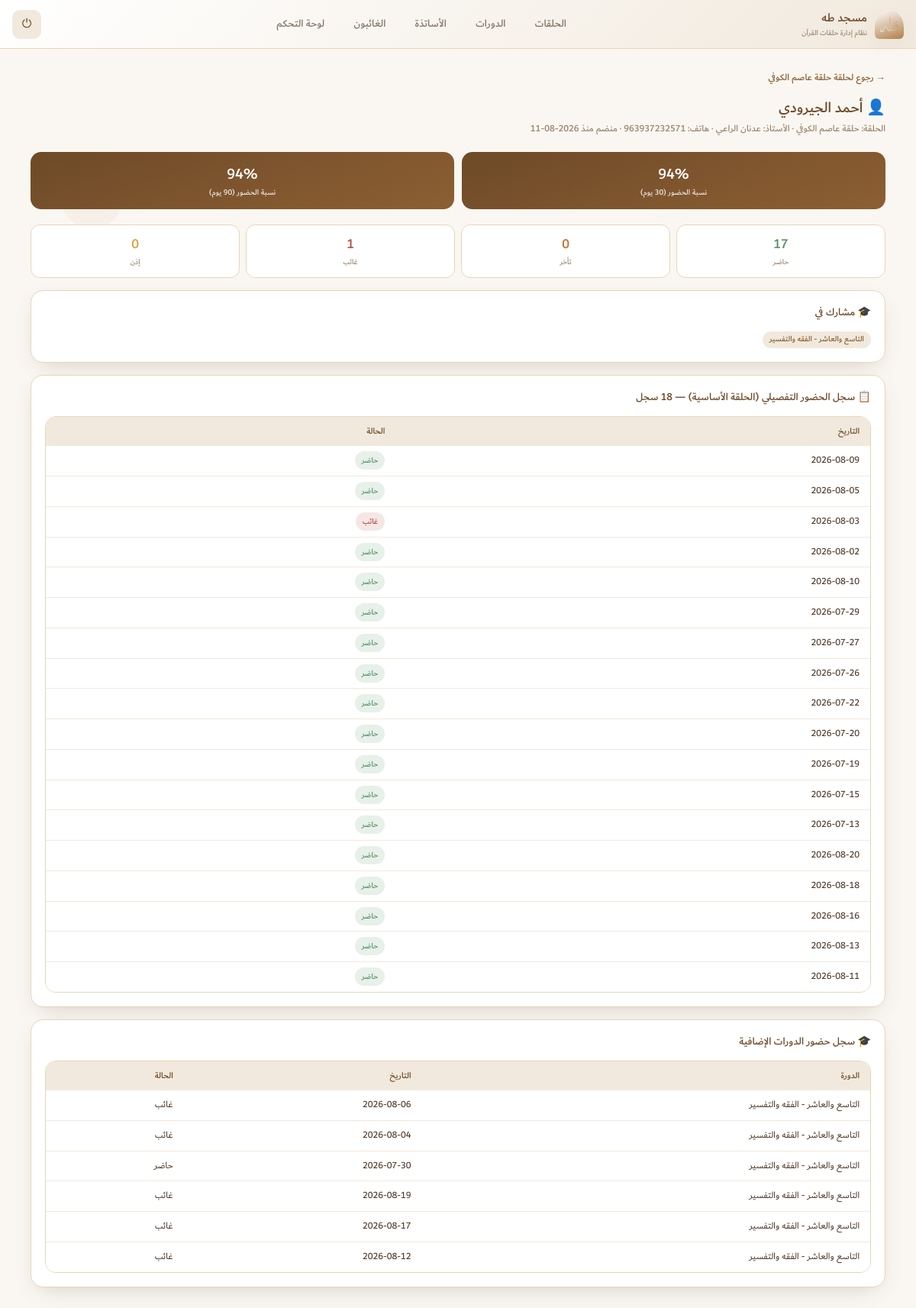
/students/6/profile/ (signed in), run on the app's committed database.
### halaqat/models.py (models this page shows, shortened)
class Student(models.Model):
    name = models.CharField('اسم الطالب', max_length=150)
    phone = models.CharField('رقم الهاتف', max_length=20, blank=True)
    circle = models.ForeignKey(
        Circle, verbose_name='الحلقة',
        on_delete=models.CASCADE, related_name='students',
    )
    notes = models.CharField('ملاحظات', max_length=255, blank=True)
    joined_at = models.DateTimeField('تاريخ الانضمام', auto_now_add=True)
    class Meta:
        verbose_name = 'طالب'
        verbose_name_plural = 'الطلاب'
        ordering = ['name']
    def attendance_rate(self, days=90):
        since = timezone.now().date() - timezone.timedelta(days=days)
        qs = Attendance.objects.filter(student=self, date__gte=since)
        total = qs.exclude(status='excused').count()
        if total == 0:
            return None
        present = qs.filter(status__in=['present', 'late']).count()
        return round((present / total) * 100)

class Circle(models.Model):
    name = models.CharField('اسم الحلقة', max_length=150)
    teacher = models.ForeignKey(
        Teacher, verbose_name='الأستاذ المسؤول',
        on_delete=models.SET_NULL, null=True, blank=True,
        related_name='circles',
    )
    description = models.CharField('وصف مختصر', max_length=255, blank=True)
    display_order = models.PositiveIntegerField('ترتيب العرض', default=0, help_text='كلما كان الرقم أصغر ظهرت الحلقة أولاً في قائمة الحلقات.')
    created_at = models.DateTimeField('تاريخ الإنشاء', auto_now_add=True)
    class Meta:
        verbose_name = 'حلقة'
        verbose_name_plural = 'الحلقات'
        ordering = ['display_order', 'name', 'id']

class Teacher(models.Model):
    name = models.CharField('اسم الأستاذ', max_length=150)
    phone = models.CharField('رقم الهاتف', max_length=20, blank=True)
    class Meta:
        verbose_name = 'أستاذ'
        verbose_name_plural = 'الأساتذة'
        ordering = ['name']

class Course(models.Model):
    name = models.CharField('اسم الدورة / الدرس', max_length=150)
    teachers = models.ManyToManyField(
        Teacher, verbose_name='الأساتذة / المحاضرون المسؤولون',
        related_name='courses', blank=True,
    )
    description = models.CharField('وصف مختصر', max_length=255, blank=True)
    students = models.ManyToManyField(
        Student, verbose_name='الطلاب المشاركون',
        related_name='courses', blank=True,
    )
    created_at = models.DateTimeField('تاريخ الإنشاء', auto_now_add=True)
    class Meta:
        verbose_name = 'دورة / درس إضافي'
        verbose_name_plural = 'الدورات والدروس الإضافية'
        ordering = ['name']

class Attendance(models.Model):
    STATUS_CHOICES = [
        ('present', 'حاضر'),
        ('late', 'تأخر'),
        ('excused', 'إذن'),
        ('absent', 'غائب'),
    ]
    student = models.ForeignKey(
        Student, verbose_name='الطالب',
        on_delete=models.CASCADE, related_name='attendance_records',
    )
    circle = models.ForeignKey(
        Circle, verbose_name='الحلقة',
        on_delete=models.CASCADE, related_name='attendance_records',
    )
    date = models.DateField('التاريخ', default=timezone.now)
    status = models.CharField('الحالة', max_length=10, choices=STATUS_CHOICES, default='present')
    recorded_at = models.DateTimeField('وقت التسجيل', auto_now=True)
    class Meta:
        verbose_name = 'سجل حضور'
        verbose_name_plural = 'سجلات الحضور'
        unique_together = [('student', 'date')]
        ordering = ['-date']

class CourseAttendance(models.Model):
    STATUS_CHOICES = Attendance.STATUS_CHOICES
    student = models.ForeignKey(
        Student, verbose_name='الطالب',
        on_delete=models.CASCADE, related_name='course_attendance_records',
    )
    course = models.ForeignKey(
        Course, verbose_name='الدورة / الدرس',
        on_delete=models.CASCADE, related_name='attendance_records',
    )
    date = models.DateField('التاريخ', default=timezone.now)
    status = models.CharField('الحالة', max_length=10, choices=STATUS_CHOICES, default='present')
    recorded_at = models.DateTimeField('وقت التسجيل', auto_now=True)
    class Meta:
        verbose_name = 'حضور دورة'
        verbose_name_plural = 'سجلات حضور الدورات'
        unique_together = [('student', 'course', 'date')]
        ordering = ['-date']

### halaqat/views.py (the view)
# urls.py: path('students/<int:student_id>/profile/', views.student_profile, name='student_profile'),
@login_required
def student_profile(request, student_id):
    student = get_object_or_404(Student.objects.select_related('circle', 'circle__teacher'), pk=student_id)
    circle_records = Attendance.objects.filter(student=student).order_by('-date')
    course_records = CourseAttendance.objects.filter(student=student).select_related('course').order_by('-date')
    stats = {
        'present': circle_records.filter(status='present').count(),
        'late': circle_records.filter(status='late').count(),
        'excused': circle_records.filter(status='excused').count(),
        'absent': circle_records.filter(status='absent').count(),
        'total': circle_records.count(),
    }
    paginator = Paginator(circle_records, 30)
    page_obj = paginator.get_page(request.GET.get('page'))
    context = {
        'student': student,
        'stats': stats,
        'rate_30': student.attendance_rate(30),
        'rate_90': student.attendance_rate(90),
        'page_obj': page_obj,
        'course_records': course_records,
        'courses': student.courses.all(),
        'active_nav': None,
    }
    return render(request, 'halaqat/student_profile.html', context)

### halaqat/templates/halaqat/student_profile.html (shortened to what this page needs)
{% extends "halaqat/base.html" %}
{% block content %}
<a href="{% url 'circle_detail' student.circle.id %}" class="back-link">→ رجوع لحلقة {{ student.circle.name }}</a>
<div class="page-header">
  <h2>👤 {{ student.name }}</h2>
  <div class="desc">
    الحلقة: {{ student.circle.name }}
    {% if student.circle.teacher %} · الأستاذ: {{ student.circle.teacher.name }}{% endif %}
    {% if student.phone %} · هاتف: {{ student.phone }}{% endif %}
    · منضم منذ {{ student.joined_at|date:"Y-m-d" }}
  </div>
</div>
<div class="stats-row" style="grid-template-columns: repeat(2,1fr);">
  <div class="stat-card"><div class="num">{% if rate_30 is not None %}{{ rate_30 }}%{% else %}—{% endif %}</div><div class="lbl">نسبة الحضور (30 يوم)</div></div>
  <div class="stat-card"><div class="num">{% if rate_90 is not None %}{{ rate_90 }}%{% else %}—{% endif %}</div><div class="lbl">نسبة الحضور (90 يوم)</div></div>
</div>
<div class="summary-bar">
  <div class="summary-chip present"><div class="n">{{ stats.present }}</div><div class="l">حاضر</div></div>
  <div class="summary-chip late"><div class="n">{{ stats.late }}</div><div class="l">تأخر</div></div>
  <div class="summary-chip absent"><div class="n">{{ stats.absent }}</div><div class="l">غائب</div></div>
  <div class="summary-chip excused"><div class="n">{{ stats.excused }}</div><div class="l">إذن</div></div>
</div>
{% if courses %}
<div class="panel" style="margin-bottom:16px;">
  <h3>🎓 مشارك في</h3>
  <div class="absence-stats" style="flex-wrap:wrap;">
    {% for c in courses %}<span>{{ c.name }}</span>{% endfor %}
  </div>
</div>
{% endif %}
<div class="panel">
  <h3>📋 سجل الحضور التفصيلي (الحلقة الأساسية) — {{ stats.total }} سجل</h3>
  {% if page_obj %}
  <div class="table-scroll">
    <table class="admin-table">
      <thead><tr><th>التاريخ</th><th>الحالة</th></tr></thead>
      <tbody>
        {% for record in page_obj %}
        <tr>
          <td>{{ record.date|date:"Y-m-d" }}</td>
          <td>
            <span class="badge {% if record.status == 'present' %}good{% elif record.status == 'late' %}badge-late{% elif record.status == 'absent' %}bad{% else %}mid{% endif %}">
              {{ record.get_status_display }}
            </span>
          </td>
        </tr>
        {% endfor %}
      </tbody>
    </table>
  </div>
  {% else %}
  <p style="font-size:13px; color:#9c8a71;">لا يوجد سجل حضور بعد.</p>
  {% endif %}
</div>
{% if course_records %}
<div class="panel" style="margin-top:16px;">
  <h3>🎓 سجل حضور الدورات الإضافية</h3>
  <div class="table-scroll">
    <table class="admin-table">
      <thead><tr><th>الدورة</th><th>التاريخ</th><th>الحالة</th></tr></thead>
      <tbody>
        {% for record in course_records %}
        <tr>
          <td>{{ record.course.name }}</td>
          <td>{{ record.date|date:"Y-m-d" }}</td>
          <td>{{ record.get_status_display }}</td>
        </tr>
        {% endfor %}
      </tbody>
    </table>
  </div>
</div>
{% endif %}
{% endblock %}

### halaqat/static/halaqat/css/style.css (style rules this page uses)
:root { --primary: #B17F4A; --primary-dark: #8C5F33; --primary-deep: #6E4A28; --ink: #4A3420; --bg: #FAF7F2; --bg-alt: #F1E9DD; --accent-light: #E8D5B7; --success: #5A9367; --success-bg: #E7F0E9; --warning: #D9A441; --warning-bg: #FAF0DC; --error: #B5544B; --error-bg: #F6E7E5; --late: #C9752F; --late-bg: #FBEBDD; --white: #FFFFFF; --shadow: 0 10px 30px -12px rgba(74, 52, 32, 0.25); --nav-h: 64px; }
* { box-sizing: border-box; margin: 0; padding: 0; -webkit-tap-highlight-color: transparent; }
html { -webkit-text-size-adjust: 100%; }
body { font-family: 'Dubai', 'Segoe UI', Tahoma, Arial, sans-serif; background: var(--bg); color: var(--ink); min-height: 100vh; font-size: 15px; line-height: 1.5; }
a { color: inherit; text-decoration: none; }
.page-header { margin-bottom: 20px; }
.page-header h2 { font-size: 20px; color: var(--primary-deep); }
.page-header .desc { font-size: 12.5px; color: #9c8a71; margin-top: 4px; font-weight: 500; }
.stats-row { display: grid; grid-template-columns: repeat(3, 1fr); gap: 10px; margin-bottom: 20px; }
.stat-card { background: linear-gradient(160deg, var(--primary-deep), var(--primary-dark)); color: #fff; border-radius: 14px; padding: 14px 10px; text-align: center; }
.stat-card .num { font-size: 20px; font-weight: 700; }
.stat-card .lbl { font-size: 10.5px; opacity: 0.85; font-weight: 500; margin-top: 2px; }
.badge { padding: 3px 9px; border-radius: 20px; font-size: 10.5px; font-weight: 700; white-space: nowrap; }
.badge.good { background: var(--success-bg); color: var(--success); }
.badge.bad { background: var(--error-bg); color: var(--error); }
.summary-bar { display: flex; gap: 8px; margin-bottom: 16px; }
.summary-chip { flex: 1; background: var(--white); border-radius: 12px; padding: 12px 6px; border: 1px solid var(--accent-light); text-align: center; }
.summary-chip .n { font-size: 18px; font-weight: 700; }
.summary-chip .l { font-size: 10px; color: #9c8a71; font-weight: 600; margin-top: 2px; }
.summary-chip.present .n { color: var(--success); }
.summary-chip.late .n { color: var(--late); }
.summary-chip.absent .n { color: var(--error); }
.summary-chip.excused .n { color: var(--warning); }
.absence-stats { display: flex; gap: 6px; margin-top: 8px; }
.absence-stats span { font-size: 10.5px; font-weight: 700; color: var(--primary-dark); background: var(--bg-alt); padding: 3px 9px; border-radius: 20px; }
.summary-chip.absent { flex: 1; }
.panel { background: var(--white); border-radius: 16px; padding: 18px; border: 1px solid var(--accent-light); box-shadow: var(--shadow); }
.panel h3 { font-size: 14px; color: var(--primary-deep); margin-bottom: 14px; }
.table-scroll { overflow-x: auto; border-radius: 14px; border: 1px solid var(--accent-light); }
.admin-table { width: 100%; border-collapse: collapse; background: var(--white); min-width: 420px; }
.admin-table th { background: var(--bg-alt); text-align: right; padding: 10px 14px; font-size: 11.5px; color: var(--primary-deep); white-space: nowrap; }
.admin-table td { padding: 10px 14px; font-size: 12.5px; border-top: 1px solid var(--bg-alt); }
.back-link { display: inline-block; margin-bottom: 14px; font-size: 12.5px; font-weight: 700; color: var(--primary-dark); }
@media (min-width: 720px) { :root { --nav-h: 0px; } }
@media (min-width: 720px) { .stats-row { grid-template-columns: repeat(4, 1fr); } }
@media (min-width: 720px) { .absence-stats { margin-top: 0; } }

### data on the page
Student: circle.name "حلقة عاصم الكوفي", name "أحمد الجيرودي", circle.teacher.name "عدنان الراعي", phone "963937232571", joined_at "2026-08-11"
Course: name "التاسع والعاشر - الفقه والتفسير"
Attendance: date "2026-08-09", status "حاضر"
Attendance: date "2026-08-05", status "حاضر"
Attendance: date "2026-08-03", status "غائب"
Attendance: date "2026-08-02", status "حاضر"
Attendance: date "2026-08-10", status "حاضر"
Attendance: date "2026-07-29", status "حاضر"
Attendance: date "2026-07-27", status "حاضر"
Attendance: date "2026-07-26", status "حاضر"
Attendance: date "2026-07-22", status "حاضر"
Attendance: date "2026-07-20", status "حاضر"
Attendance: date "2026-07-19", status "حاضر"
Attendance: date "2026-07-15", status "حاضر"
Attendance: date "2026-07-13", status "حاضر"
Attendance: date "2026-08-20", status "حاضر"
Attendance: date "2026-08-18", status "حاضر"
Attendance: date "2026-08-16", status "حاضر"
Attendance: date "2026-08-13", status "حاضر"
Attendance: date "2026-08-11", status "حاضر"
CourseAttendance: course.name "التاسع والعاشر - الفقه والتفسير", date "2026-08-06", status "غائب"
CourseAttendance: course.name "التاسع والعاشر - الفقه والتفسير", date "2026-08-04", status "غائب"
CourseAttendance: course.name "التاسع والعاشر - الفقه والتفسير", date "2026-07-30", status "حاضر"
CourseAttendance: course.name "التاسع والعاشر - الفقه والتفسير", date "2026-08-19", status "غائب"
CourseAttendance: course.name "التاسع والعاشر - الفقه والتفسير", date "2026-08-17", status "غائب"
CourseAttendance: course.name "التاسع والعاشر - الفقه والتفسير", date "2026-08-12", status "غائب"

### other printed values
{{ rate_30 }} "94"
{{ rate_90 }} "94"
{{ stats.present }} "17"
{{ stats.late }} "0"
{{ stats.absent }} "1"
{{ stats.excused }} "0"
